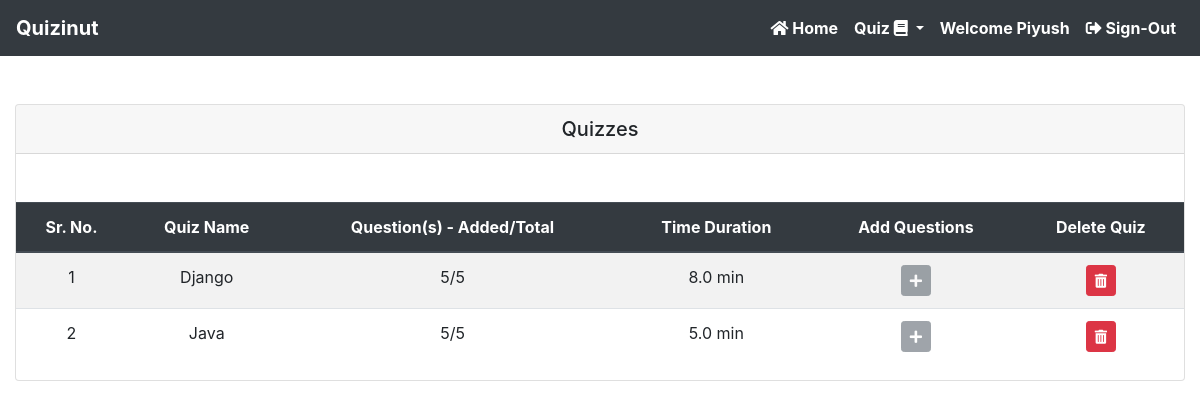
/view-quizzes/ (signed in), run on an earlier commit of the app's database.
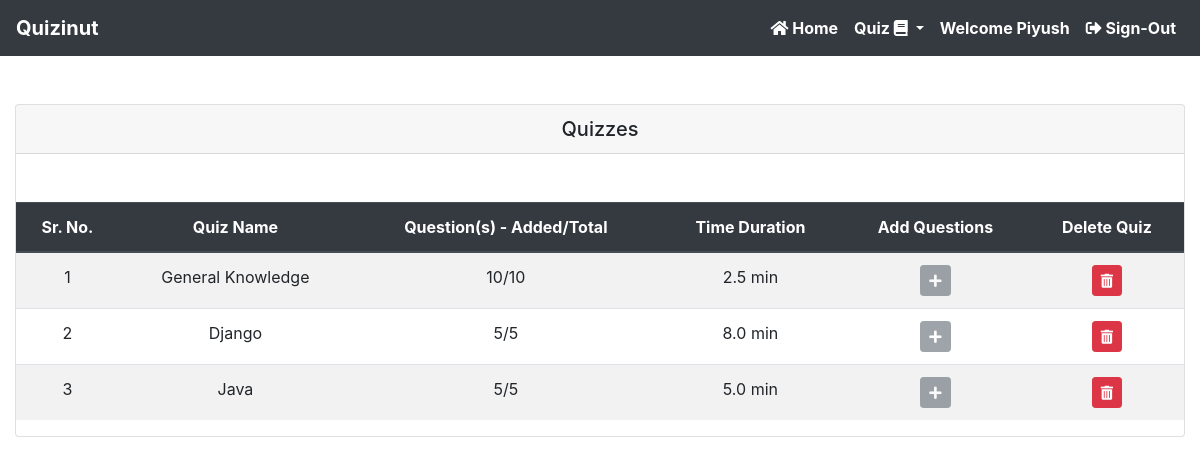
And on a later commit of the database.
### quiz/models.py (models this page shows, shortened)
class Quiz(models.Model):
    teacher = models.ForeignKey(Teacher, on_delete=models.CASCADE, null=True)
    quiz_name = models.CharField(max_length=200, null=True)
    total_question = models.IntegerField(null=True)
    added_question = models.IntegerField(null=True)
    total_marks = models.IntegerField(null=True)
    time_duration = models.FloatField(null=True)
    timestamp = models.DateTimeField(auto_now_add=True)

### quiz/permission.py (the view)
    def wrap(request, *args, **kwargs):
        if request.user.role == 'teacher':
            return function(request, *args, **kwargs)
        else:
            raise PermissionDenied

### quiz/permission.py (called while the page is built)
def user_is_teacher(function):
    def wrap(request, *args, **kwargs):
        if request.user.role == 'teacher':
            return function(request, *args, **kwargs)
        else:
            raise PermissionDenied
    return wrap

### quiz/views.py (called while the page is built)
@login_required(login_url='/teacher-login')
@user_is_teacher
def view_quizzes(request):
    quizzes = Quiz.objects.all().order_by('-timestamp')
    context = {
        'quizzes': quizzes
    }
    return render(request, 'teacher/view_quizzes.html', context)

### quiz/templates/teacher/view_quizzes.html (shortened to what this page needs)
{% extends 'common/base.html' %}
{% block body %}
    <div class="container-fluid" style="margin-bottom: 200px">
        <div class="row mt-5">
            <div class="col-lg-12 mb-5">
                <div class="card table-responsive-sm">
                    <h5 class="card-header text-center">Quizzes</h5>
                    <table class="table text-center mt-5 table-responsive-sm table-striped">
                        <thead class="thead-dark">
                        <tr>
                            <th scope="col">Sr. No.</th>
                            <th scope="col">Quiz Name</th>
                            <th scope="col">Question(s) - Added/Total</th>
                            <th scope="col">Time Duration</th>
                            <th scope="col">Add Questions</th>
                            <th scope="col">Delete Quiz</th>
                        </tr>
                        </thead>
                        <tbody>
                        {% for quiz in quizzes %}
                            <tr>
                                <td>{{ forloop.counter }}</td>
                                <td>{{ quiz.quiz_name }}</td>
                                <td>{{ quiz.added_question }}/{{ quiz.total_question }}</td>
                                <td>{{ quiz.time_duration }} min</td>
                                <td>
                                    {% if quiz.added_question == quiz.total_question %}
                                        <button class="btn btn-sm btn-secondary" disabled="disabled"
                                                style="cursor: default">
                                            <i class="fas fa-plus"></i>
                                        </button>
                                    {% else %}
                                        <a class="btn btn-primary btn-sm" href="{% url 'addQuestion' quiz.id %}"
                                           role="button"><i class="fas fa-plus"></i></a>
                                    {% endif %}
                                </td>
                                <td>
                                    <a class="btn btn-danger btn-sm" href="{% url 'deleteQuiz' quiz.id %}"
                                       role="button"><i class="fas fa-trash-alt"></i></a>
                                </td>
                            </tr>
                        {% endfor %}
                        </tbody>
                    </table>
                </div>
            </div>
        </div>
    </div>
{% endblock %}

What changed in the data, as far as the page shows it:
added Quiz: quiz_name "General Knowledge", added_question "10", total_question "10", time_duration "2.5"
